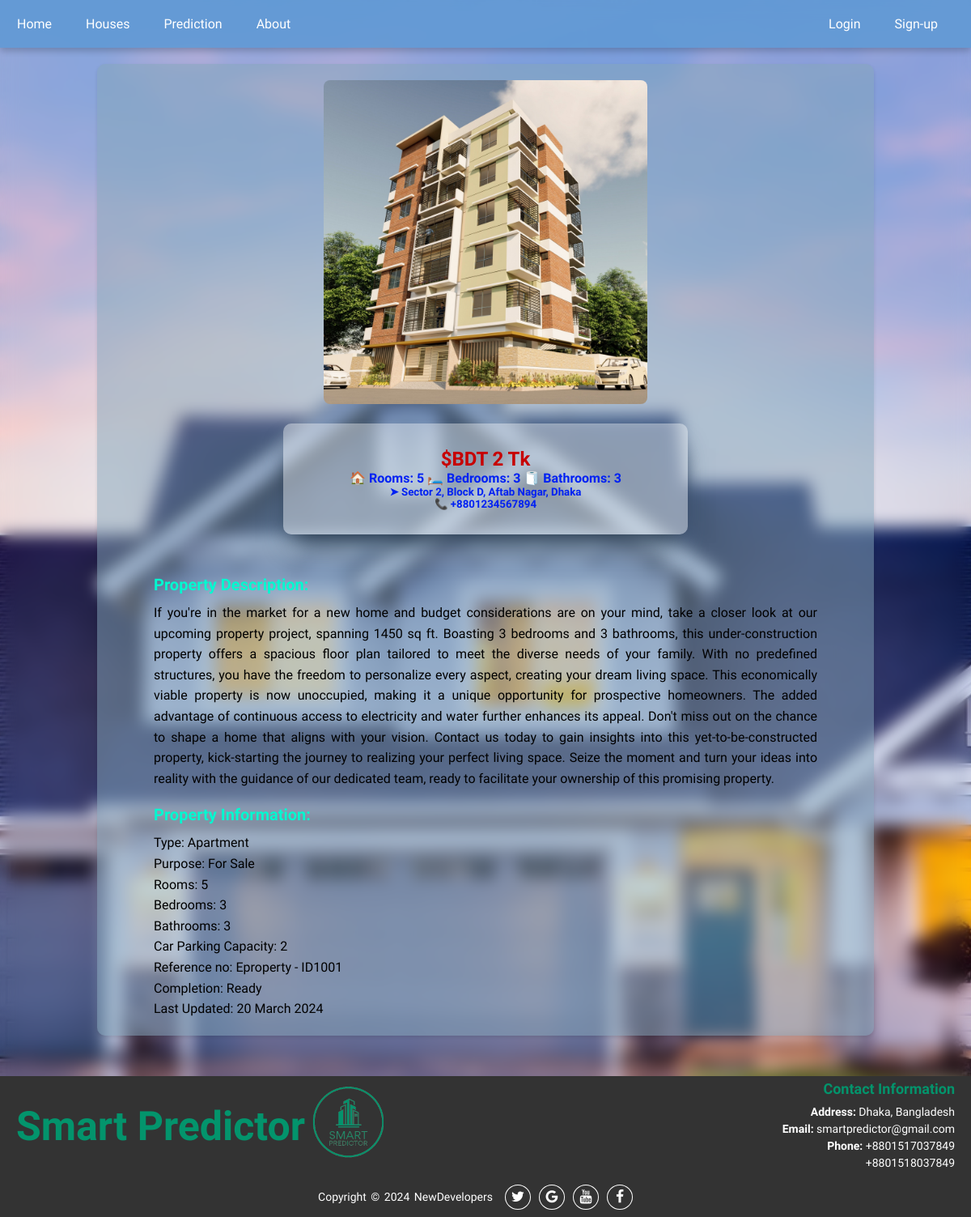
Before: /detailBody/1001/ with the older database file.
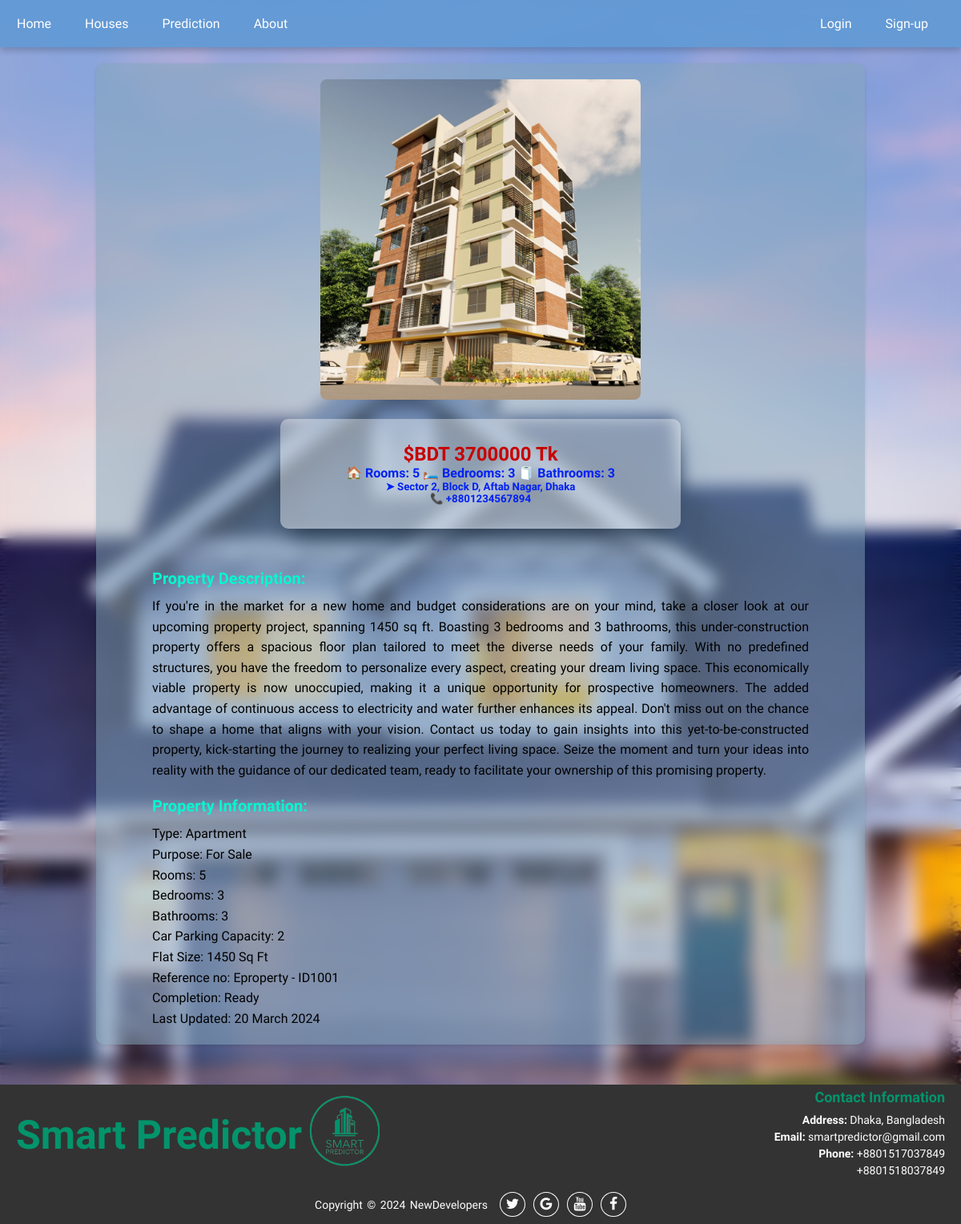
After: the same page with the newer database file.
### myapp/models.py (models this page shows, shortened)
class House(models.Model):
    id = models.CharField(max_length=100,primary_key=True)
    title = models.CharField(max_length=200)
    image = models.ImageField(upload_to="house_imgs", null=True)
    productCategory = models.ForeignKey(Category, on_delete=models.CASCADE,null=True)
    rooms = models.PositiveBigIntegerField(default=0)
    bedroom = models.PositiveBigIntegerField(default=0)
    bathroom = models.PositiveBigIntegerField(default=0)
    carPark = models.PositiveBigIntegerField(default=0)
    area = models.CharField(max_length=200,null=True)
    address = models.CharField(max_length=200,null=True)
    detail = models.TextField()
    spec = models.TextField()
    contact = models.CharField(max_length=200,null=True)
    price = models.PositiveBigIntegerField()
    status = models.BooleanField(default=True)

### myapp/views.py (the view)
# urls.py: path('detailBody/<int:house_id>/', views.detailBody, name='detailBody'),
def detailBody(request, house_id=None):
    if house_id is not None:
        house = get_object_or_404(House, id=house_id)
        context = {
            'house': house,
        }
        return render(request, 'detailBody.html', context)
    else:
        return HttpResponse("House ID not provided!")

### myapp/templates/detailBody.html (shortened to what this page needs)
{% extends 'base.html' %}
{% load static %}
{% block extra-styles %}
<link rel="stylesheet" href="{% static 'myapp/css/__detail_body.css' %}" />
{% endblock %}
{% block content %}
<div class="bodyContents">
    <div class="featured-brands">
        <div class="product">
            <div class="product-header">
                <img class="imageMod" src="{{ house.image.url }}" alt="{{ house.title }}" />
                <div class="product-header-details">
                    <h2 class="accent-medium">$BDT {{ house.price }} Tk</h2>
                    <span class="accent-primary"> <b>🏠 Rooms: {{ house.rooms }}</b> </span>
                    <span class="accent-primary"> <b>🛏️ Bedrooms: {{ house.bedroom }}</b> </span>
                    <span class="accent-primary"> <b>🧻 Bathrooms: {{ house.bathroom }}</b> </span>
                    <h5 class="accent-primary">➤ {{ house.address }}</h5>
                    <h5 class="accent-primary">📞 {{ house.contact }}</h5>
                </div>
            </div>
            <div class="product-footer">
                <h3 class="accent-secondary"> Property Description: </h3>
                <p style="color: black;">{{ house.detail }}</p>
            </div>
            <div class="product-details">
                <h3 class="accent-secondary"> Property Information: </h3>
                <p style="color: black;">{{ house.spec|linebreaksbr }}</p>
            </div>
        </div>
    </div>
</div>
{% endblock %}

### myapp/templates/base.html (shortened to what this page needs)
<!DOCTYPE html>
{% load static %}
<html lang="en">
<head>
    <link rel="stylesheet" href="https://stackpath.bootstrapcdn.com/font-awesome/4.7.0/css/font-awesome.min.css">
    <link rel="stylesheet" href="{% static 'myapp/css/__base.css' %}" />
    {% block extra-styles %} {% endblock %}
</head>
<body>
    <div class="topnav">
        <a href="{% url 'home' %}">Home</a>
        <a href="{% url 'houses' %}">Houses</a>
        <a href="{% url 'prediction' %}">Prediction</a>
        <a href="{% url 'about_us' %}">About</a>
        <div id="user-links">
            {% if user.is_authenticated %}
                {% if user.is_superuser %}
                    <a href="{% url 'admin:index' %}" class="user-link">Admin Panel</a>
                {% else %}
                    <div class="user-info" id="user-profile-container">
                        <img src="" alt="Profile Picture" id="profile-picture" style="width: 40px; height: 40px; border-radius: 50%;">
                        <a href="{% url 'user_profile' %}" class="user-link">{{ user.username }}</a>
                    </div>
                {% endif %}
                <a href="{% url 'logout' %}" class="user-link">Sign out</a>
            {% else %}
                <a href="{% url 'login' %}" class="user-link">Login</a>
                <a href="{% url 'register' %}" class="user-link">Sign-up</a>
            {% endif %}
        </div>
    </div>
    {% block content %}{% endblock %}
    <footer>
        <div class="footer-content">
            <div class="logo">
                <span class="eseba">Smart Predictor</span>
                <img src="{% static 'myapp/images/favicon.png' %}"" alt="">
            </div>
            <div class="contact-info">
                <h3>Contact Information</h3>
                <ul>
                    <li><strong>Address:</strong> Dhaka, Bangladesh</li>
                    <li><strong>Email:</strong> smartpredictor@gmail.com</li>
                    <li><strong>Phone:</strong> +8801517037849</li>
                    <li>+8801518037849</li>
                </ul>
            </div>
        </div>
        <div class="footer-bottom">
            <p>Copyright &copy; 2024 NewDevelopers</p>
            <div class="footer-menu">
                <ul class="f-menu">
                    <li><a href="#"><i class="fa fa-twitter"></i></a></li>
                    <li><a href="#"><i class="fa fa-google"></i></a></li>
                    <li><a href="#"><i class="fa fa-youtube"></i></a></li>
                    <li><a href="#"><i class="fa fa-facebook"></i></a></li>
                </ul>
            </div>
        </div>
    </footer>
</body>
</html>

### myapp/static/myapp/css/__base.css (style rules this page uses)
* { margin: 0; padding: 0; box-sizing: border-box; font-family: Mooli; }
body { font-family: 'Mooli', sans-serif; display: flex; min-height: 100vh; align-items: center; text-align: center; background-image: url(../images/background.png); background-color: rgba(0, 0, 0, 0.103); backdrop-filter: blur(10px); background-size: cover; background-position: center; background-repeat: no-repeat; color: #fff; background-attachment: fixed; flex-direction: column; position: relative; }
.topnav { position: sticky; top: 0; width: 100%; z-index: 999; background-color: rgba(97, 154, 212, 0.9); box-shadow: 0 4px 8px rgba(0, 0, 0, 0.2); backdrop-filter: blur(20px); }
.topnav a { float: left; display: block; color: rgb(255, 255, 255); text-align: center; font-weight: normal; padding: 20px 16px; margin: 0 5px; transition: background-color 0.4s, transform 0.4s; text-decoration: none; }
#user-links { float: right; margin-right: 20px; display: flex; align-items: center; }
.user-link { color: #fff; text-align: center; padding: 20px 16px; margin: 0 5px; transition: transform 0.3s; text-decoration: none; }
footer { width: 100%; color: #fff; text-align: center; }
.footer-content { background: #333; color: #fff; padding: 5px 20px; display: flex; justify-content: space-between; align-items: center; }
.logo img { max-width: 100px; height: auto; }
.logo .eseba { position: relative; top: -25px; margin: 0px auto; font-size: 50px; font-weight: 900; color: #03946C; }
.contact-info { text-align: right; }
.contact-info h3 { color: #03946C; font-size: 18px; margin-bottom: 10px; }
.contact-info ul { list-style-type: none; padding: 0; }
.contact-info ul li { font-size: 14px; margin: 5px 0; }
.contact-info ul li strong { font-weight: bold; }
.footer-bottom { background: #333; width: 100%; display: flex; align-items: center; justify-content: center; }
.footer-bottom p { font-size: 14px; word-spacing: 2px; text-transform: capitalize; margin: 0; }
.footer-menu { padding: 15px; float: right; }
.footer-menu ul { list-style: none; display: flex; align-items: center; justify-content: center; }
.footer-menu ul li { padding-right: 10px; display: block; }
.footer-menu ul li a { text-decoration: none; color: #fff; border: 1.1px solid white; padding: 5px; border-radius: 50%; }
.footer-menu ul li a i { font-size: 1.1rem; width: 20px; transition: color .4s ease; }

### myapp/static/myapp/css/__detail_body.css (style rules this page uses)
.bodyContents { max-width: 1000px; margin: 0 auto; padding: 20px; }
.product { background-color: rgba(131, 165, 185, 0.5); backdrop-filter: blur(10px); border-radius: 10px; box-shadow: 0 2px 4px rgba(0, 0, 0, 0.1); padding: 20px; margin-bottom: 30px; }
.product-header { text-align: center; margin-bottom: 20px; }
.product-header-details { margin: 0px auto; width: 500px; padding: 30px; border-radius: 10px; background-color: rgba(255, 255, 255, 0.39); box-shadow: rgb(38, 57, 77) 0px 20px 30px -10px; margin-bottom: 50px; }
.imageMod { width: 100%; max-width: 400px; height: auto; border-radius: 8px; margin-bottom: 20px; }
.product-footer, .product-details { padding-left: 50px; padding-right: 50px; margin-top: 20px; color: black; text-align: justify; }
.product-footer h3, .product-details h3 { margin-bottom: 10px; }
.product-footer p, .product-details p { line-height: 1.6; }
.accent-primary { color: #0021f3; }
.accent-medium { color: #c70000; }
.accent-secondary { color: #151515; }
.product-footer .accent-secondary, .product-details .accent-secondary { color: #01f9d0; font-size: 20px; }

Changed rows visible on the page:
changed House "Sector 2, Block D, Aftab Nagar, Dhaka": price "2" → "3700000"; spec "…Car Parking Capacity: 2 Reference no: Eproperty -…" → "…Car Parking Capacity: 2 Flat Size: 1450 Sq Ft Reference no: Eproperty -…"
